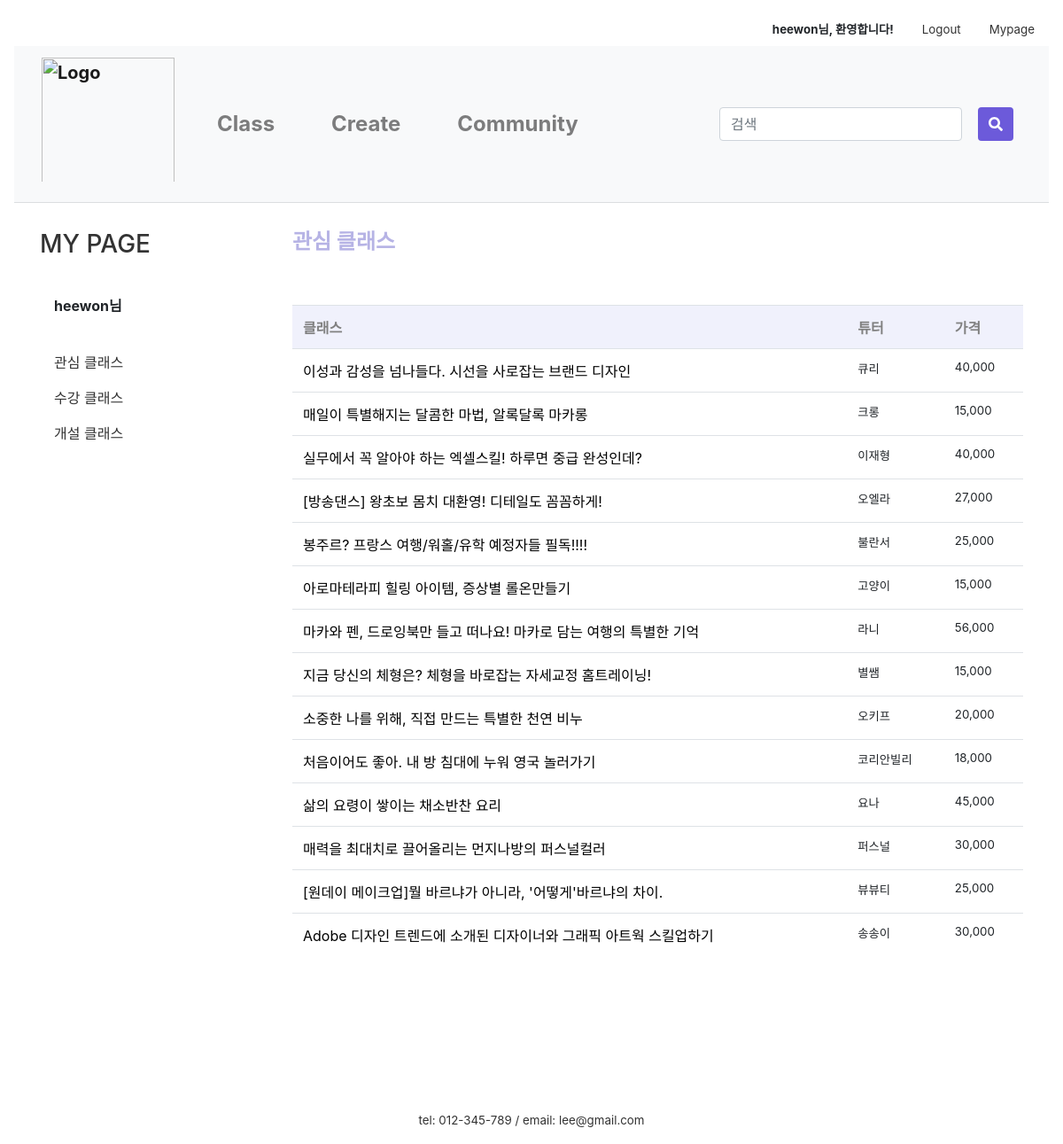
Before: /mypage/mylike/ (signed in) with the older database file.
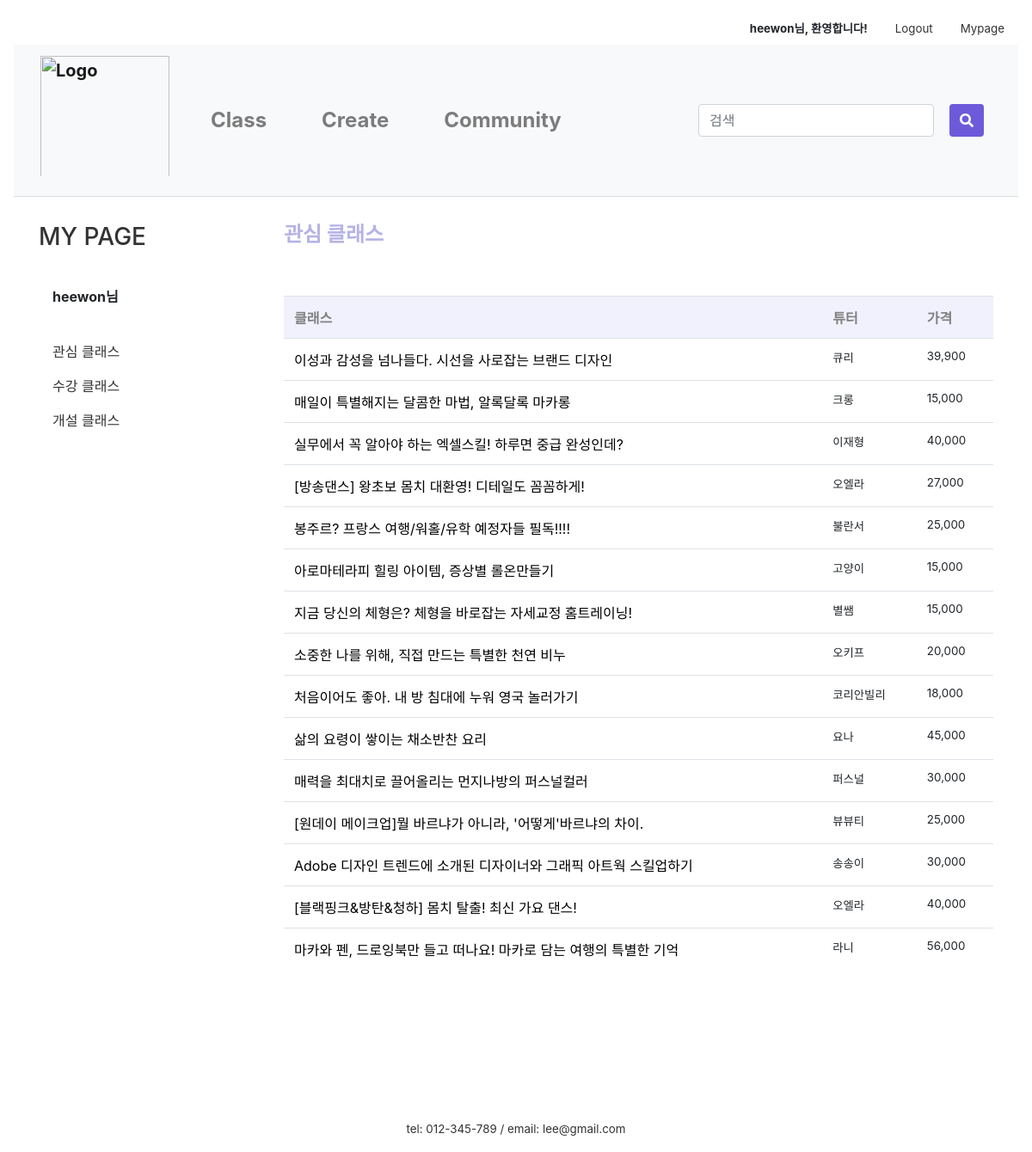
After: the same page with the newer database file.
### firstApp/models.py (models this page shows, shortened)
class Class(models.Model):
    author = models.ForeignKey(settings.AUTH_USER_MODEL, on_delete=models.CASCADE, default=1)
    title = models.CharField(max_length=50)
    tutor = models.CharField(max_length=10)
    tutor_photo = ProcessedImageField(upload_to="tutor", processors=[ResizeToFill(300,300)], default='')
    tutor_insta = models.CharField(null=True, blank=True, max_length=50, default='')
    tutor_blog = models.CharField(null=True, blank=True, max_length=50, default='')
    tutor_youtube = models.CharField(null=True, blank=True, max_length=50, default='')
    category = models.ForeignKey('firstApp.Category', on_delete=models.CASCADE, default=1, related_name='category')
    area = models.ForeignKey('firstApp.Area', on_delete=models.CASCADE, default=1)
    photo = ProcessedImageField(upload_to="class", processors=[ResizeToFill(600,450)], default='')
    body = RichTextUploadingField(default='')
    tutor_body = RichTextUploadingField(default='')
    price = models.CharField(max_length=10)
    time = models.CharField(max_length=5)
    level = models.ForeignKey('firstApp.Level', on_delete=models.CASCADE, default=1, related_name='level')
    mode = models.ForeignKey('firstApp.Mode', on_delete=models.CASCADE, default=1, related_name='mode')
    in_min = models.PositiveIntegerField(null=True, blank=True, default='1')
    in_max = models.PositiveIntegerField(null=True, blank=True, default='1')
    like_user = models.ManyToManyField(settings.AUTH_USER_MODEL, blank=True, related_name='like_class')
    like_count = models.PositiveIntegerField(default=0)
    on_sale = models.BooleanField(null=True, default=False)
    sale_price = models.CharField(null=True, blank=True, max_length=10)
    on_permission = models.BooleanField(null=True, default=False)
    class Meta:
        permissions = [
            ('can_permit', 'Can permit')
        ]

### firstApp/views.py (the view)
# urls.py: path('mypage/mylike/', views.mylike, name='mylike'),
@login_required(login_url='/login/')
def mylike(request):
    classs = Class.objects.filter(on_permission=True, like_user=request.user)
    return render(request, 'firstApp/mylike.html', {'classs':classs})

### firstApp/templates/firstApp/mylike.html (shortened to what this page needs)
{% extends 'firstApp/base.html' %}
{% load static %}
{% load humanize %}
{% block content %}
{% if user.is_active %}
<link rel="stylesheet" href="{% static 'css/community.css' %}">
<link href="{% static 'css/my_page_table.css' %}" rel="stylesheet">
<link href="{% static 'css/apply_detail.css' %}" rel="stylesheet">
    <div class="container">
      <div class="row">
        <div class="col-sm-3">
          <div class="left-sidebar">
            <ul>
              <li>
								<a class= "nounderline" href="{% url 'mypage' %}"><h3>MY PAGE</h3></a>
							</li><br>
							<li data-toggle="tab">
								<a class="nav-link"><strong>{{user.username}}님</strong></a>
									<br>
									<li class="nav-item">
										<a class="nav-link" href="/mypage/mylike">관심 클래스</a>
									</li>
									<li class="nav-item">
									  <a class="nav-link" href="/mypage/myApply">수강 클래스</a>
									</li>
									<li class="nav-item">
									  <a class="nav-link" href="/mypage/myClass">개설 클래스</a>
									</li>
							</li>
						</ul>
          </div>
        </div>
          <div class="col-sm-9">
            <h4 class="my_page_title" style="font-weight:bold; color:#B6B3E5;">관심 클래스</h4><br><br>
            <table class="table">
              <tr>
                <th>클래스</th>
                <th>튜터</th>
                <th>가격</th>
              </tr>
              {% for class in classs %}
              <tr>
                <td>
                  <a class="a_underline" href="{% url 'product' class.id %}">{{ class.title }}</a>
                </td>
                <td class="lighter">{{ class.tutor }}</td>
                <td class="lighter">{{ class.sale_price|intcomma }}</td>
              </tr>
              {% endfor %}
            </table>
          </div>
      </div>
    </div>
{% else %}
<script type="text/javascript">
    alert('잘못된 접근입니다. \n로그인을 해주세요.')
    window.location.href = '/login';
  </script>
{% endif %}
{% endblock content %}

Changed rows visible on the page:
changed Class "이성과 감성을 넘나들다. 시선을 사로잡는 브랜드 디자인": sale_price "40,000" → "39,900"
now on this page (row edited): Class: title "[블랙핑크&방탄&청하] 몸치 탈출! 최신 가요 댄스!", tutor "오엘라", sale_price "40,000"
shown differently, row unchanged: Class "마카와 펜, 드로잉북만 들고 떠나요! 마카로 담는 여행의 특별한 기억": moves down the list
